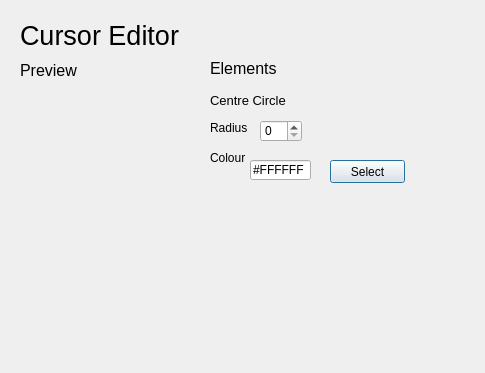
<?xml version="1.0" encoding="UTF-8"?>
<ui version="4.0">
 <class>Dialog_cursor_editor</class>
 <widget class="QDialog" name="Dialog_cursor_editor">
  <property name="geometry">
   <rect>
    <x>0</x>
    <y>0</y>
    <width>485</width>
    <height>373</height>
   </rect>
  </property>
  <property name="windowTitle">
   <string>Cursor Editor</string>
  </property>
  <widget class="QLabel" name="label_cursor_editor">
   <property name="geometry">
    <rect>
     <x>20</x>
     <y>20</y>
     <width>161</width>
     <height>31</height>
    </rect>
   </property>
   <property name="font">
    <font>
     <pointsize>20</pointsize>
    </font>
   </property>
   <property name="text">
    <string>Cursor Editor</string>
   </property>
  </widget>
  <widget class="QLabel" name="label">
   <property name="geometry">
    <rect>
     <x>20</x>
     <y>60</y>
     <width>111</width>
     <height>21</height>
    </rect>
   </property>
   <property name="font">
    <font>
     <pointsize>12</pointsize>
    </font>
   </property>
   <property name="text">
    <string>Preview</string>
   </property>
  </widget>
  <widget class="QWidget" name="widget_preview" native="true">
   <property name="geometry">
    <rect>
     <x>20</x>
     <y>90</y>
     <width>131</width>
     <height>131</height>
    </rect>
   </property>
  </widget>
  <widget class="QLabel" name="label_2">
   <property name="geometry">
    <rect>
     <x>210</x>
     <y>60</y>
     <width>71</width>
     <height>16</height>
    </rect>
   </property>
   <property name="font">
    <font>
     <pointsize>12</pointsize>
    </font>
   </property>
   <property name="text">
    <string>Elements</string>
   </property>
  </widget>
  <widget class="QLabel" name="label_3">
   <property name="geometry">
    <rect>
     <x>210</x>
     <y>90</y>
     <width>81</width>
     <height>21</height>
    </rect>
   </property>
   <property name="font">
    <font>
     <pointsize>10</pointsize>
    </font>
   </property>
   <property name="text">
    <string>Centre Circle</string>
   </property>
  </widget>
  <widget class="QLabel" name="label_4">
   <property name="geometry">
    <rect>
     <x>210</x>
     <y>120</y>
     <width>51</width>
     <height>16</height>
    </rect>
   </property>
   <property name="text">
    <string>Radius</string>
   </property>
  </widget>
  <widget class="QLabel" name="label_5">
   <property name="geometry">
    <rect>
     <x>210</x>
     <y>150</y>
     <width>47</width>
     <height>16</height>
    </rect>
   </property>
   <property name="text">
    <string>Colour</string>
   </property>
  </widget>
  <widget class="QSpinBox" name="spinBox">
   <property name="geometry">
    <rect>
     <x>260</x>
     <y>120</y>
     <width>42</width>
     <height>22</height>
    </rect>
   </property>
  </widget>
  <widget class="QWidget" name="widget_cc_colour_preview" native="true">
   <property name="geometry">
    <rect>
     <x>319</x>
     <y>159</y>
     <width>21</width>
     <height>21</height>
    </rect>
   </property>
   <widget class="QLabel" name="label_cc_colour_preview">
    <property name="geometry">
     <rect>
      <x>-10</x>
      <y>0</y>
      <width>21</width>
      <height>21</height>
     </rect>
    </property>
    <property name="autoFillBackground">
     <bool>false</bool>
    </property>
    <property name="text">
     <string/>
    </property>
   </widget>
  </widget>
  <widget class="QPushButton" name="pushButton">
   <property name="geometry">
    <rect>
     <x>330</x>
     <y>160</y>
     <width>75</width>
     <height>23</height>
    </rect>
   </property>
   <property name="text">
    <string>Select</string>
   </property>
  </widget>
  <widget class="QLineEdit" name="lineEdit">
   <property name="geometry">
    <rect>
     <x>250</x>
     <y>160</y>
     <width>61</width>
     <height>20</height>
    </rect>
   </property>
   <property name="text">
    <string>#FFFFFF</string>
   </property>
  </widget>
 </widget>
 <resources/>
 <connections/>
</ui>
